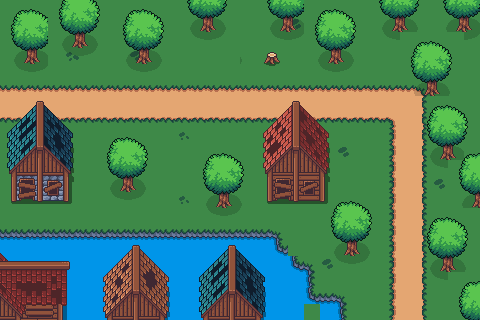

Tiled map render using the project's own tile images. Description and the whole map definition, tile-layer contents included, below:
An orthogonal 30x20 tile map with 16x16 px tiles, 2 tile layers (Tile Layer 1, Trees), 7 tilesets.

<map version="1.10" tiledversion="1.11.0" orientation="orthogonal" renderorder="right-down" width="30" height="20" tilewidth="16" tileheight="16" infinite="0" nextlayerid="3" nextobjectid="1">
 <tileset firstgid="1" source="Grass_Tiles_1.tsx" />
 <tileset firstgid="81" source="Water_Stone_Tile_1.tsx" />
 <tileset firstgid="96" source="Oak_Tree.tsx" />
 <tileset firstgid="156" source="House_Abandoned_1_1.tsx" />
 <tileset firstgid="191" source="House_Abandoned_2_2.tsx" />
 <tileset firstgid="247" source="House_Abandoned_1_6.tsx" />
 <tileset firstgid="282" source="House_Abandoned_1_2.tsx" />
 <layer id="1" name="Tile Layer 1" width="30" height="20">
  <data encoding="csv">
10,10,10,10,10,10,10,10,10,10,10,10,10,10,10,10,10,10,10,10,10,10,10,10,80,10,10,10,10,10,
10,10,10,10,10,10,10,10,10,10,10,10,10,10,10,10,10,10,80,10,10,10,10,10,10,10,10,10,10,10,
10,10,10,10,10,10,10,10,10,10,10,10,10,10,10,10,10,10,10,10,10,10,10,10,10,10,10,10,10,10,
10,10,10,10,79,10,10,10,80,10,10,10,10,10,10,10,10,10,10,10,10,10,10,10,10,10,10,10,10,10,
10,10,10,10,10,10,10,10,10,10,10,10,10,79,10,10,10,10,10,10,10,10,10,10,10,10,10,10,10,10,
42,42,42,42,42,42,42,42,42,42,42,42,42,42,42,42,42,42,42,42,42,42,42,42,42,42,43,10,10,10,
50,50,50,50,50,50,50,50,50,50,50,50,50,50,50,50,50,50,50,50,50,50,50,50,50,50,51,10,10,10,
58,58,58,58,58,58,58,58,58,58,58,58,58,58,58,58,58,58,58,58,58,58,58,58,66,50,51,10,10,10,
10,10,10,10,10,10,10,10,10,10,10,78,10,10,10,10,10,10,10,10,10,10,10,10,49,50,51,10,10,10,
10,80,10,10,10,10,10,10,10,10,10,10,10,10,10,10,10,10,10,10,10,80,10,10,49,50,51,10,10,10,
10,10,10,10,10,10,10,10,10,10,10,10,10,10,10,10,10,10,10,10,10,10,10,10,49,50,51,10,10,10,
10,10,10,10,10,10,10,10,10,10,10,10,10,10,10,10,10,10,10,10,10,10,10,10,49,50,51,80,10,10,
10,10,10,10,10,10,10,10,10,10,10,78,10,10,10,10,10,10,10,10,10,10,10,10,49,50,51,10,10,10,
10,10,10,10,10,10,10,10,10,10,10,10,10,10,10,10,10,10,10,10,10,10,10,10,49,50,51,10,10,10,
82,82,82,82,82,82,82,82,82,82,82,82,82,82,82,82,82,83,10,10,10,10,10,10,49,50,51,10,10,10,
85,85,85,85,85,85,85,85,85,85,85,85,85,85,85,85,85,93,10,10,10,10,10,10,49,50,51,10,10,10,
85,85,85,85,85,85,85,85,85,85,85,85,85,85,85,85,85,85,93,83,80,10,10,10,49,50,51,10,10,10,
85,85,85,85,85,85,85,85,85,85,85,85,85,85,85,85,85,85,85,86,10,10,10,10,49,50,51,10,10,10,
85,85,85,85,85,85,85,85,85,85,85,85,85,85,85,85,85,85,85,93,82,83,10,10,49,50,51,10,10,10,
85,85,85,85,85,85,85,85,85,85,85,85,85,85,85,85,85,85,85,10,85,86,10,10,49,50,51,10,10,10
</data>
 </layer>
 <layer id="2" name="Trees" width="30" height="20">
  <data encoding="csv">
100,101,102,112,113,114,115,100,101,102,103,124,125,126,127,103,124,125,126,100,101,102,103,124,125,126,127,124,125,126,
112,113,114,124,125,126,127,112,113,114,115,136,137,138,139,10,136,137,138,112,113,114,115,136,137,138,139,136,137,138,
124,125,126,136,137,138,139,124,125,126,127,148,149,150,151,10,148,149,150,124,125,126,127,148,149,100,101,102,103,150,
136,137,138,148,149,150,151,136,137,138,139,0,10,10,10,139,133,134,0,136,137,138,139,0,0,112,113,114,115,0,
148,149,150,151,0,0,148,148,149,150,151,0,10,10,10,151,145,146,0,148,149,150,151,0,0,124,125,126,127,0,
0,0,0,0,0,0,0,0,0,0,0,0,0,0,0,0,0,0,0,0,0,0,0,0,0,136,137,138,139,0,
247,248,249,250,251,0,0,0,0,0,0,0,0,0,0,0,282,283,284,285,286,0,0,0,0,148,100,101,102,103,
252,253,254,255,256,0,0,0,0,0,0,0,0,0,0,0,287,288,289,290,291,0,0,0,0,0,112,113,114,115,
257,258,259,260,261,0,100,101,102,103,0,0,0,0,0,0,292,293,294,295,296,0,0,0,0,0,124,125,126,127,
262,263,264,265,266,0,112,113,114,115,0,0,100,101,102,103,297,298,299,300,301,0,0,0,0,0,136,137,138,101,
267,268,269,270,271,0,124,125,126,127,0,0,112,113,114,115,302,303,304,305,306,0,0,0,0,0,148,149,112,113,
272,273,274,275,276,0,136,137,138,139,0,0,124,125,126,127,307,308,309,310,311,0,0,0,0,0,0,0,124,125,
277,278,279,280,281,0,148,149,150,151,0,0,136,137,138,139,312,313,314,315,316,101,102,103,0,0,0,0,136,137,
0,0,0,0,0,0,0,0,0,0,0,0,148,149,150,151,0,0,0,0,112,113,114,115,0,0,100,101,102,103,
0,0,0,0,0,0,0,0,0,0,0,0,0,0,0,0,0,0,0,0,124,125,126,127,0,0,112,113,114,115,
194,195,196,197,198,0,156,157,158,159,160,0,247,248,249,250,251,0,0,0,136,137,138,139,0,0,124,125,126,127,
202,203,204,205,206,0,161,162,163,164,165,0,252,253,254,255,256,0,0,0,148,149,150,151,0,0,136,137,138,139,
210,211,212,213,214,0,166,167,168,169,170,0,257,258,259,260,261,0,0,0,0,0,0,0,0,0,148,149,100,101,
218,219,220,221,222,0,171,172,173,174,175,0,262,263,264,265,266,0,0,0,0,0,0,0,0,0,0,0,112,113,
226,227,228,229,230,0,176,177,178,179,180,0,267,268,269,270,271,0,0,0,0,0,0,0,0,0,0,0,124,125
</data>
 </layer>
</map>
